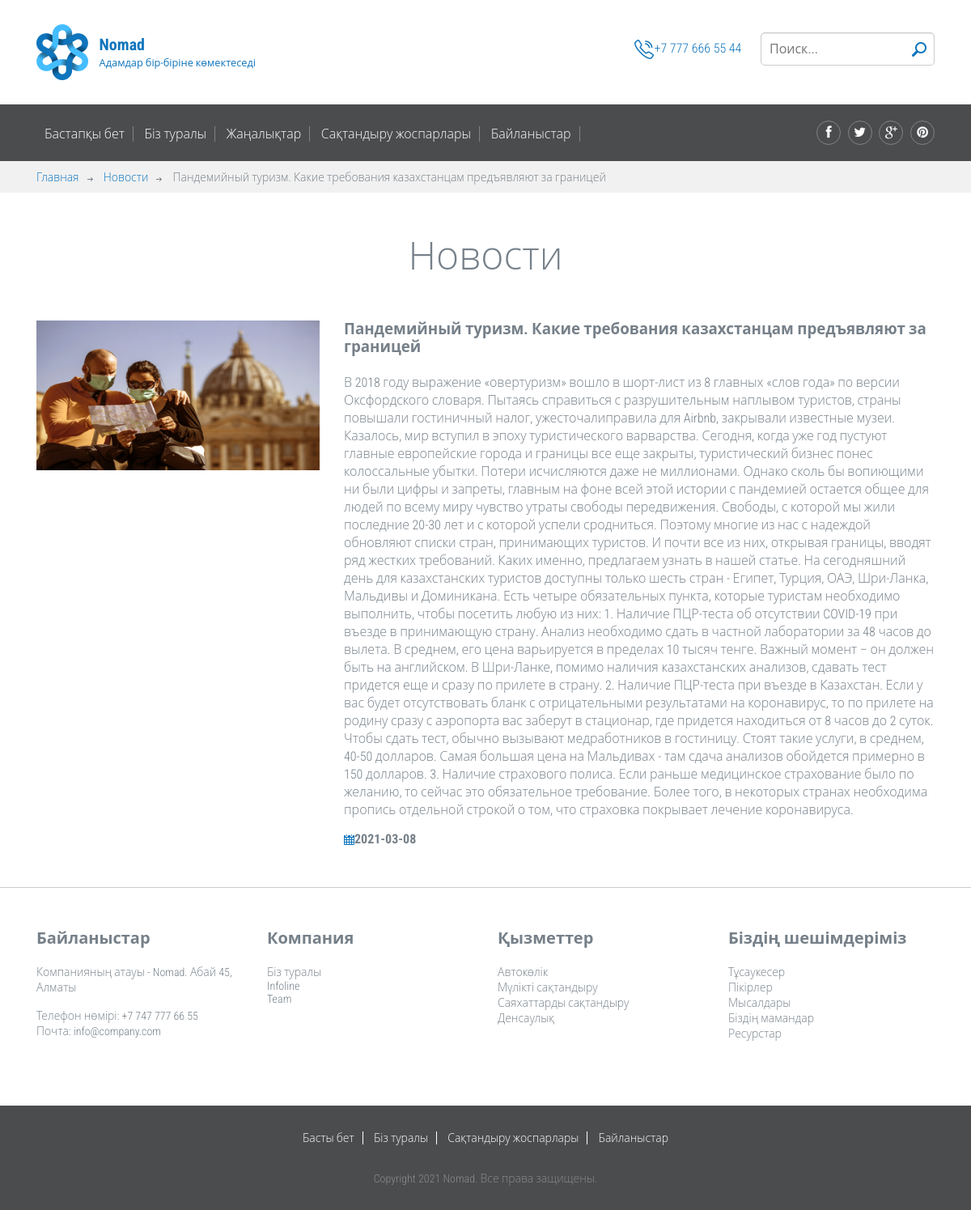
Screenshot of //news/detail/3 with the database file from the repository.
### mainsite/models.py (models this page shows, shortened)
class News(models.Model):
    name = models.CharField(max_length=255)
    description = models.TextField()
    img = models.ImageField(blank=True, null=True)
    created_at = models.DateTimeField(auto_now_add=True)

### mainsite/views.py (the view)
# urls.py: path('/news/detail/<int:news_id>', views.news_detail, name='news-detail'),
def news_detail(request, news_id: int):
    list = News.objects.get(pk=news_id)
    context = {"name": list.name, "img": list.img, "desc": list.description, "created_at": list.created_at}
    html_template = loader.get_template('main-site/news-detail.html')
    return HttpResponse(html_template.render(context, request))

### core/templates/main-site/news-detail.html
{% extends "./base.html" %}
{% block content %}
			<main class="main-content">
				<div class="breadcrumbs">
					<div class="container">
						<a href="{% url 'home' %}">Главная</a>
						<span><a href="{% url 'news' %}">Новости</a></span>
                        <span>{{ name }}</span>
					</div>
				</div>
				<div class="fullwidth-block">
					<div class="container">
						<h2 class="section-title">Новости</h2>
						<div class="row news-list">
                            <div class="col-md-4">
                                <div class="news">
									<figure><img src="/media/{{img}}" alt="" width="100%" height="185"></figure>
								</div>
							</div>
                            <div class="col-md-8">
                                <h3>{{ name }}</h3>
                                <p>{{ desc }}</p>
                                <b><div class="date"><img src="static/assets/main/images/icon-calendar.png" alt="">{{ created_at|date:"Y-m-d" }}</div></b>
                            </div>
						</div>
					</div>
				</div>
			</main>
{% endblock content %}

### core/static/assets/main/style.css (style rules this page uses)
article, aside, details, figcaption, figure, footer, header, hgroup, nav, section, summary { display: block; }
html { background: #fff; color: #000; -webkit-text-size-adjust: 100%; -ms-text-size-adjust: 100%; }
html, button, input, select, textarea { font-family: sans-serif; }
body { margin: 0; }
a { background: transparent; }
h2 { font-size: 1.5em; margin: 0.83em 0; }
h3 { font-size: 1.17em; margin: 1em 0; }
b, strong { font-weight: bold; }
img { border: 0; }
figure { margin: 0; }
*, *:before, *:after { -moz-box-sizing: border-box; box-sizing: border-box; }
body { color: #768089; font-family: "Roboto Condensed", "Open Sans", sans-serif; font-size: 16px; font-weight: 300; line-height: normal; }
h1, h2, h3, h4, h5, h6 { font-weight: 700; margin: 0 0 20px; }
a { text-decoration: none; color: #0f75bd; }
p { margin-top: 0; }
.container { margin-right: auto; margin-left: auto; padding-left: 15px; padding-right: 15px; *zoom: 1; }
.container:after { content: " "; clear: both; display: block; overflow: hidden; height: 0; }
@media (min-width: 768px) { .container { width: 750px; } }
@media (min-width: 992px) { .container { width: 970px; } }
@media (min-width: 1200px) { .container { width: 1170px; } }
.row { margin-left: -15px; margin-right: -15px; *zoom: 1; }
.row:after { content: " "; clear: both; display: block; overflow: hidden; height: 0; }
.col-xs-1, .col-sm-1, .col-md-1, .col-lg-1, .col-xs-2, .col-sm-2, .col-md-2, .col-lg-2, .col-xs-3, .col-sm-3, .col-md-3, .col-lg-3, .col-xs-4, .col-sm-4, .col-md-4, .col-lg-4, .col-xs-5, .col-sm-5, .col-md-5, .col-lg-5, .col-xs-6, .col-sm-6, .col-md-6, .col-lg-6, .col-xs-7, .col-sm-7, .col-md-7, .col-lg-7, .col-xs-8, .col-sm-8, .col-md-8, .col-lg-8, .col-xs-9, .col-sm-9, .col-md-9, .col-lg-9, .col-xs-10, .col-sm-10, .col-md-10, .col-lg-10, .col-xs-11, .col-sm-11, .col-md-11, .col-lg-11, .col-xs-12, .col-sm-12, .col-md-12, .col-lg-12 { position: relative; min-height: 1px; padding-left: 15px; padding-right: 15px; }
@media (min-width: 992px) { .col-md-1, .col-md-2, .col-md-3, .col-md-4, .col-md-5, .col-md-6, .col-md-7, .col-md-8, .col-md-9, .col-md-10, .col-md-11, .col-md-12 { float: left; } }
@media (min-width: 992px) { .col-md-4 { width: 33.3333333333%; } }
@media (min-width: 992px) { .col-md-8 { width: 66.6666666667%; } }
.breadcrumbs { background-color: #f1f1f1; padding: 10px 0; font-size: 14px; font-size: 0.875em; }
.breadcrumbs a { margin-right: 10px; }
.breadcrumbs a:after { content: " "; width: 7px; height: 5px; background: url(images/arrow.png) no-repeat; display: inline-block; margin-left: 10px; }
.fullwidth-block { padding: 50px 0; }
.section-title, .section-subtitle { font-weight: 300; margin-bottom: 50px; text-align: center; display: block; }
.section-title { font-size: 48px; font-size: 3em; }
.news-list { margin-top: 50px; }
.news figure { margin-bottom: 20px; overflow: hidden; }
.news figure img { display: block; max-width: 100%; width: 100%; }

### rows the page displays
News: name "Пандемийный туризм. Какие требования казахстанцам предъявляют за границей", img (picture), description "В 2018 году выражение «овертуризм» вошло в шорт-лист из 8 главных «слов года» по версии Оксфордского словаря. Пытаясь справиться с разрушительным наплывом туристов, страны повышали гостиничный налог, ужесточалиправила для Airbnb, закрывали известные музеи. Казалось, мир вступил в эпоху туристического варварства. Сегодня, когда уже год пустуют главные европейские города и границы все еще закрыты, туристический бизнес понес колоссальные убытки. Потери исчисляются даже не миллионами. Однако сколь бы вопиющими ни были цифры и запреты, главным на фоне всей этой истории с пандемией остается общее для людей по всему миру чувство утраты свободы передвижения. Свободы, с которой мы жили последние…", created_at "2021-03-08"
